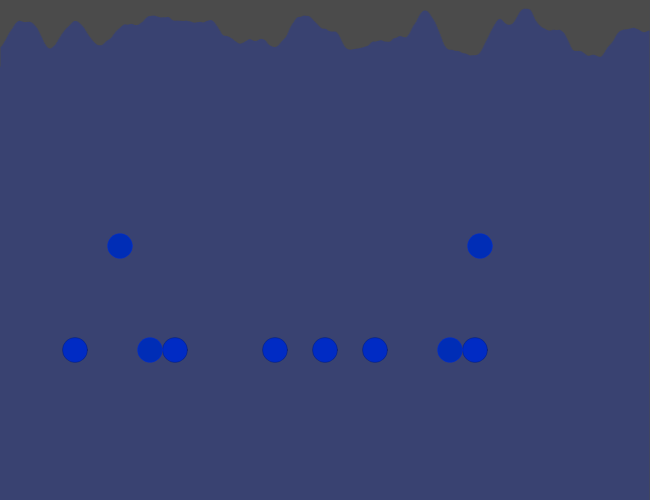
Frame 1 (no input)
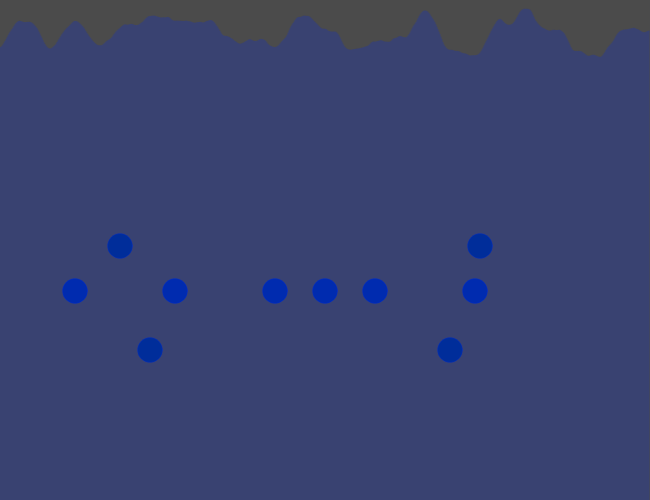
Frame 60 (no input)
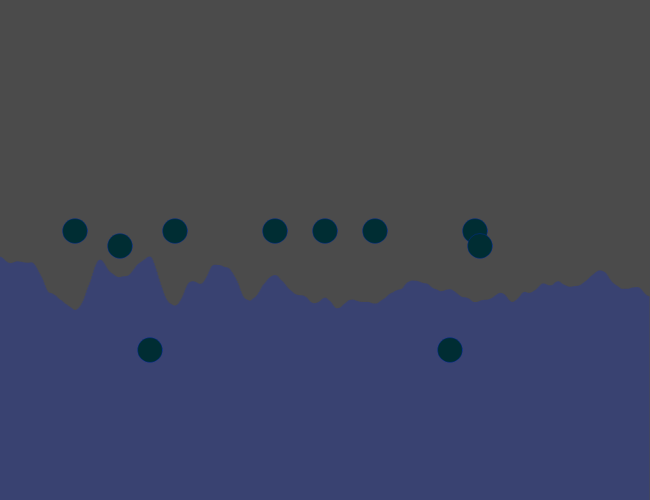
Frame 120 (the mouse pressed at the canvas centre since frame 60)

The p5.js sketch that drew these frames (run headless with seeded random() and noise() and a simulated clock; from frame 60 on, the mouse is pressed at the canvas centre):

// p5.js sketch
// ── sketch.js
function setup() {
  createCanvas(650, 500);
  int(x = 350);
  int(a = 1);
  int(c = 1);
  frameRate(120);
  noiseScale=0.04;
}

function draw() {
  print(frameCount);
  background(75);
  let z=random(255);
  print(mouseX, mouseY);

  strokeWeight(.25);
  fill(0, 45, z);
  ellipse(375, x, 25, 25);
  ellipse(275, x, 25, 25);
  ellipse(width/2, x, 25, 25);
  ellipse(175, x, 25, 25);
  ellipse(75, x, 25, 25);
  ellipse(475, x, 25, 25);
   x = x - a;
  if (x > 475) {
    a = 0;
  }
  for (let x=0; x < width; x++) {
    let noiseVal = noise((mouseX+x)*noiseScale, mouseY*noiseScale);
    noiseDetail(10, .65);
    stroke(noiseVal*0, 45, 245);
    line(x, mouseY+noiseVal*100, x, width);
    noiseDetail(5, .25);

  }
  let mgl = '25';
let k = float(mgl);
ellipse(480, 246, k, k);
  ellipse(120, 246, k, k);
  ellipse(450, 350, k, k);
  ellipse(150, 350, k, k);
  
}
